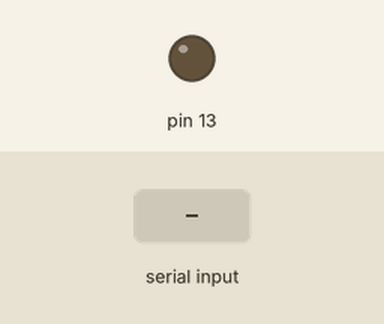
Simulated run of this sketch. Board: Arduino Uno, built with avr-gcc and run on an emulated ATmega328P. On the bench: output pins drawn as LEDs (lit = HIGH). Dashed ring = blinking. The test bench sets the inputs (shaded band).

Above: at 1.2 s.
1.3 s: "FIST\n" received over Serial
At 2.6 s:
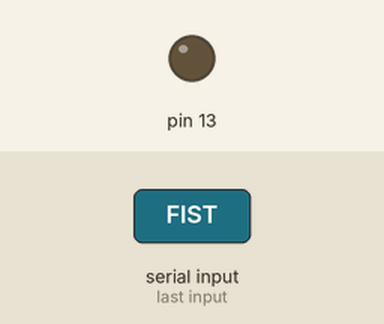
4.3 s: "PINCH\n" received over Serial
At 4.7 s:
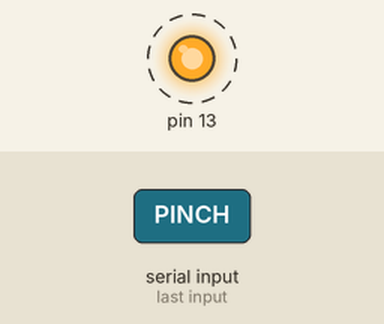
Timing chart, 0 to 8.3 s (numbered marks = the images above; inputs shaded):
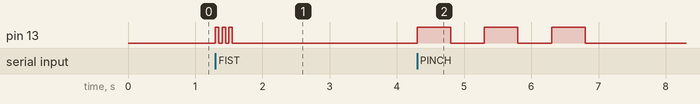

Measured:
- after the input at 1.3 s, pin 13: alternates HIGH for 0.05 s and LOW for 0.05 s, 6 changes in all, then stays LOW, starting at once
- after the input at 4.3 s, pin 13: alternates HIGH for 0.50 s and LOW for 0.50 s, 6 changes in all, then stays LOW, starting at once

The sketch:

readPyserial.ino
```cpp
String InBytes;

void setup() {
  // put your setup code here, to run once:
  Serial.begin(115200);
  pinMode(13, OUTPUT);

}

void blink (const String& blinkState){
  if (blinkState == "FIST"){
    digitalWrite(13, HIGH);
    delay (50);
    digitalWrite(13, LOW);
    delay (50);
    digitalWrite(13, HIGH);
    delay (50);
    digitalWrite(13, LOW);
    delay (50);
    digitalWrite(13, HIGH);
    delay (50);
    digitalWrite(13, LOW);
    delay (50);
  }
  else if (blinkState == "OPEN"){
    digitalWrite(13, HIGH);
    delay (250);
    digitalWrite(13, LOW);
    delay (250);
    digitalWrite(13, HIGH);
    delay (250);
    digitalWrite(13, LOW);
    delay (250);
    digitalWrite(13, HIGH);
    delay (250);
    digitalWrite(13, LOW);
    delay (250);
  }
  else if (blinkState == "PINCH"){
    digitalWrite(13, HIGH);
    delay (500);
    digitalWrite(13, LOW);
    delay (500);
    digitalWrite(13, HIGH);
    delay (500);
    digitalWrite(13, LOW);
    delay (500);
    digitalWrite(13, HIGH);
    delay (500);
    digitalWrite(13, LOW);
    delay (500);
  }
  else{
    digitalWrite(13, LOW);
  }


}

void loop() {
  if (Serial.available() > 0){
    InBytes = Serial.readStringUntil('\n');
    blink(InBytes);
  }

}
```
